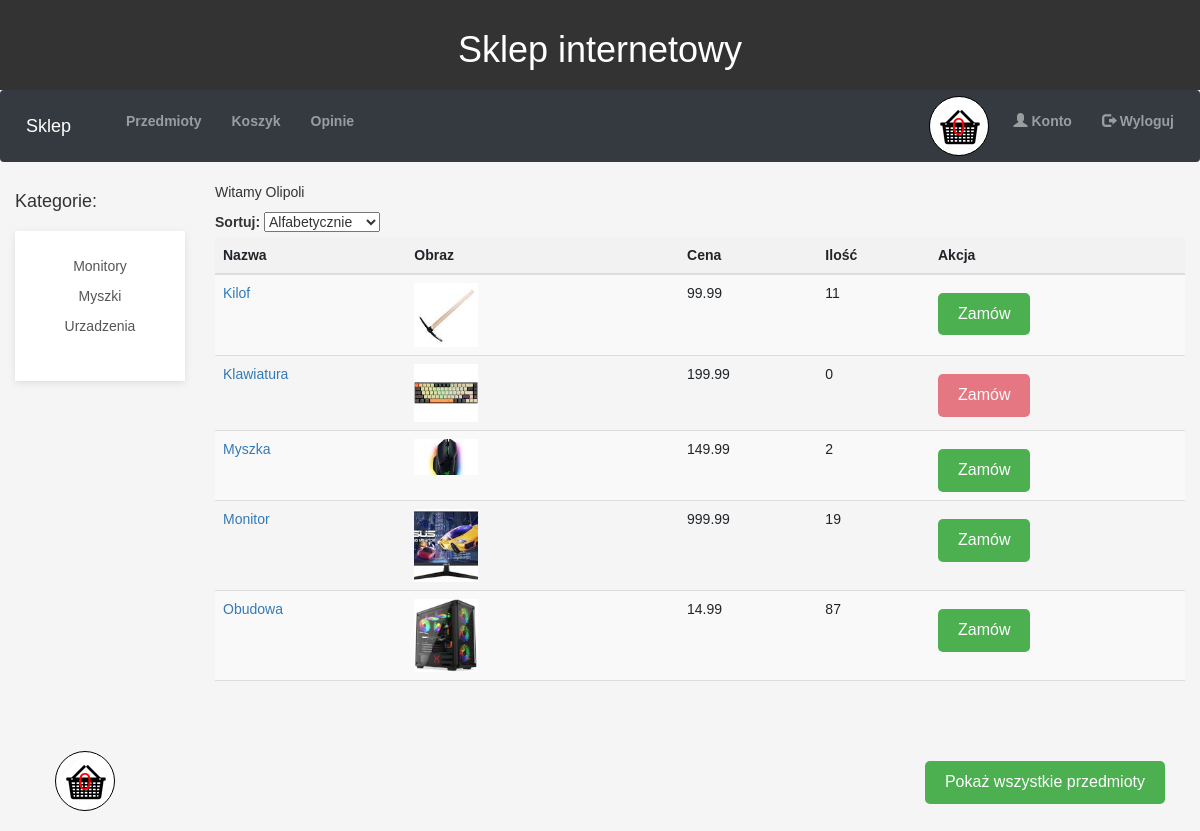
/welcome.php (signed in), run on the app's committed database.
### tables this page shows
CREATE TABLE `kategorie` (
  `id_kategorii` int(11) NOT NULL,
  `nazwa` varchar(50) NOT NULL
);

CREATE TABLE `przedmioty` (
  `id_przedmiotu` int(11) NOT NULL,
  `nazwa` varchar(40) NOT NULL,
  `cena` double NOT NULL,
  `krotki_opis` text NOT NULL,
  `opis` text NOT NULL,
  `ilosc` int(11) NOT NULL,
  `id_kategorii` int(11) NOT NULL,
  `sciezka` varchar(255) NOT NULL
);

### welcome.php (the view, shortened to what this page needs)
<?php
require_once 'db_connect.php';
$suma = 0;
$id_uzytkownika = $_SESSION['id_klienta'];
$tableName = "koszyk" . $id_uzytkownika;
$querySuma = "SELECT SUM(ilosc) AS suma FROM $tableName";
$stmtSuma = mysqli_prepare($conn, $querySuma);
if ($stmtSuma) {
    mysqli_stmt_execute($stmtSuma);
    $resultSuma = mysqli_stmt_get_result($stmtSuma);
    if ($resultSuma) {
        $sumaRow = mysqli_fetch_assoc($resultSuma);
        $suma = $sumaRow['suma'];
    }
}
?>
<!DOCTYPE html>
<html lang="pl">
<head>
    <link href="https://stackpath.bootstrapcdn.com/bootstrap/4.5.2/css/bootstrap.min.css" rel="stylesheet">
    <link rel="stylesheet" href="https://maxcdn.bootstrapcdn.com/bootstrap/3.4.1/css/bootstrap.min.css">
    <link rel="stylesheet" href="welcome.css">
</head>
<body>
    <header>
        <h1>Sklep internetowy</h1>
    </header>
    <nav class="navbar navbar-expand-lg navbar-dark bg-dark">
    <a class="navbar-brand" href="welcome.php">Sklep</a>
    <div class="collapse navbar-collapse" id="navbarNav">
        <ul class="navbar-nav mr-auto">
            <li class="nav-item">
                <a class="nav-link" href="welcome.php">Przedmioty</a>
            </li>
            <li class="nav-item">
                <a class="nav-link" href="PokazKoszyk.php">Koszyk</a>
            </li>
            <li class="nav-item">
                <a class="nav-link" href="opinie.php">Opinie</a>
            </li>
        </ul>
        <ul class="navbar-nav navbar-right">
            <li class="nav-item">
                <div class="cart-icon dropdown" onmouseover="showCartDropdown()" onmouseout="hideCartDropdown()">
                    <span class="cart-quantity"><?php echo $suma ? $suma : 0; ?></span>
                </div>
            </li>
            <li class="nav-item">
                <a class="nav-link" href="konto.php"><span class="glyphicon glyphicon-user"></span> Konto</a>
            </li>
            <li class="nav-item">
                <a class="nav-link" href="logaut.php"><span class="glyphicon glyphicon-log-out"></span> Wyloguj</a>
            </li>
        </ul>
    </div>
</nav>
    <div class="container-fluid">
        <div class="row">
            <div class="col-md-2">
                <h4>Kategorie:</h4>
                <nav id="sidebarMenu" class="sidebar bg-white">
                    <div class="list-group list-group-flush">
                        <?php
                        $queryK = "SELECT * FROM kategorie";
                        $stmtK = mysqli_prepare($conn, $queryK);
                        if ($stmtK) {
                            mysqli_stmt_execute($stmtK);
                            $resultK = mysqli_stmt_get_result($stmtK);
                            while ($rowK = mysqli_fetch_assoc($resultK)) {
                                $IdKategori = $rowK['id_kategorii'];
                                $NazwaKategori = $rowK['nazwa'];
                                $klasa = isset($_GET['category_id']) && $_GET['category_id'] == $IdKategori ? 'active' : '';
                                $link = $klasa ? "welcome.php" : "welcome.php?category_id=$IdKategori";
                                echo "<a href='$link' class='list-group-item list-group-item-action py-2 ripple category-link $klasa'>$NazwaKategori</a>";
                            }
                        } else {
                            echo "<p>Błąd w przygotowaniu zapytania SQL: " . mysqli_error($conn) . "</p>";
                        }
                        ?>
                    </div>
                </nav>
            </div>
            <div class="col-md-10">
                <?php
                if (isset($_SESSION['username'])) {
                    echo "<p>Witamy " . $_SESSION['username'] . "</p>";
                    $username = $_SESSION['username'];
                    $query = "SELECT id FROM uzytkownicy WHERE login = ?";
                    $stmt = mysqli_prepare($conn, $query);
                    if ($stmt) {
                        mysqli_stmt_bind_param($stmt, "s", $username);
                        mysqli_stmt_execute($stmt);
                        $result = mysqli_stmt_get_result($stmt);
                        $selected_option = isset($_POST['opcje']) ? $_POST['opcje'] : '';
                        if ($result && mysqli_num_rows($result) > 0) {
                            $row = mysqli_fetch_assoc($result);
                            $id_uzytkownika = $row['id'];
                            $tableName = "koszyk" . $id_uzytkownika;
                            $querySuma = "SELECT SUM(ilosc) AS suma FROM $tableName";
                            $stmtSuma = mysqli_prepare($conn, $querySuma);
                            if ($stmtSuma) {
                                mysqli_stmt_execute($stmtSuma);
                                $resultSuma = mysqli_stmt_get_result($stmtSuma);
                                if ($resultSuma) {
                                    $sumaRow = mysqli_fetch_assoc($resultSuma);
                                    $suma = $sumaRow['suma'];
                                }
                                ?>
                                <form action="welcome.php<?php echo isset($_GET['category_id']) ? '?category_id=' . $_GET['category_id'] : ''; ?>" method="POST">
                                    <label for="opcje">Sortuj:</label>
                                    <select id="opcje" name="opcje" onchange="this.form.submit()">
                                        <option value="Alfa" <?php if ($selected_option == 'Alfa') echo 'selected'; ?>>Alfabetycznie</option>
                                    </select>
                                </form>
                                <?php
                            }
                            $query = "SELECT * FROM przedmioty";
                            $result2 = mysqli_query($conn, $query);
                            if ($result2 && mysqli_num_rows($result2) > 0) {
                                echo "<table class='table table-striped'>
                                        <thead>
                                            <tr>
                                                <th scope='col'>Nazwa</th>
                                                <th scope='col'>Obraz</th>
                                                <th scope='col'>Cena</th>
                                                <th scope='col'>Ilość</th>
                                                <th scope='col'>Akcja</th>
                                            </tr>
                                        </thead>
                                        <tbody>";
                                        while ($row2 = mysqli_fetch_assoc($result2)) {
                                            $dostepnosc = $row2['ilosc'] > 0 ? true : false;
                                            $klasa_przycisku = $dostepnosc ? 'btn-secondary' : 'btn-danger disabled';
                                            $aktywnosc_przycisku = $dostepnosc ? '' : 'disabled';
                                            echo "<tr>
                                                    <td><a href='szczegoly.php?id_przedmiotu=" . $row2['id_przedmiotu'] . "'>" . $row2['nazwa'] . "</a></td>
                                                    <td><a href='szczegoly.php?id_przedmiotu=" . $row2['id_przedmiotu'] . "'><img src='" . $row2['sciezka'] . "' alt='rysunek' class='img-fluid w-25'></a></td>
                                                    <td>" . $row2['cena'] . "</td>
                                                    <td>" . $row2['ilosc'] . "</td>
                                                    <td>
                                                        <form action='koszyk.php' method='post'>
                                                            <input type='submit' value='Zamów' class='btn $klasa_przycisku' $aktywnosc_przycisku>
                                                            <input type='hidden' name='id_przedmiotu' value='" . $row2['id_przedmiotu'] . "'>
                                                        </form>
                                                    </td>
                                                  </tr>";
                                        }
                                echo "</tbody></table>";
                            } else {
                                echo "<p>Brak przedmiotów w wybranej kategorii.</p>";
                            }
                        } else {
                            echo "<p>Błąd podczas pobierania danych użytkownika.</p>";
                        }
                    } else {
                        header('Location: index.html');
                    }
                } else {
                    header('Location: index.html');
                }
                ?>
            </div>
        </div>
    </div>
    <div class="container mt-5">
        <div class="d-flex justify-content-between">
            <form action='PokazKoszyk.php' method='post'>
                <div class="cart-icon" onclick="this.parentNode.submit();">
                    <span class="cart-quantity"><?php echo $suma ? $suma : 0; ?></span>
                </div>
            </form>
            <form action='welcome.php' method='get'>
                <button type='submit' class='btn btn-secondary'>Pokaż wszystkie przedmioty</button>
            </form>
        </div>
    </div>
</body>
</html>

### welcome.css (style rules this page uses)
body { font-family: Arial, sans-serif; background-color: #f5f5f5; }
.container { max-width: 1200px; margin: 0 auto; padding: 20px; }
header { background-color: #333; color: #fff; padding: 10px 0; text-align: center; }
nav { background-color: #555; padding: 10px 0; text-align: center; border: none; border-radius: 0; box-shadow: none; }
nav ul { list-style: none; padding: 0; display: flex; justify-content: center; }
nav ul li { margin: 0 10px; }
nav ul li a { color: #fff; text-decoration: none; font-weight: bold; padding: 10px 15px; border-radius: 5px; transition: background-color 0.3s ease; }
table { width: 100%; border-collapse: collapse; margin-bottom: 20px; }
th, td { padding: 15px; text-align: left; border-bottom: 1px solid #ddd; }
th { background-color: #f2f2f2; font-weight: bold; }
.btn { background-color: #4CAF50; border: none; color: white; padding: 10px 20px; text-align: center; text-decoration: none; display: inline-block; font-size: 16px; margin-top: 10px; cursor: pointer; border-radius: 5px; }
.btn-danger { background-color: #dc3545; }
.cart-icon { background-image: url('koszyk.jpg'); width: 60px; height: 60px; display: inline-block; text-align: center; line-height: 60px; border: 1px solid #000; font-size: 24px; color: red; cursor: pointer; border-radius: 50%; margin-left: 20px; }
.table img { max-width: 100px; max-height: 100px; width: auto; height: auto; }
.sidebar { margin-top: 20px; padding: 20px; box-shadow: 0 2px 5px 0 rgba(0, 0, 0, 0.05), 0 2px 10px 0 rgba(0, 0, 0, 0.05); width: 100%; z-index: 600; }
table tr { cursor: pointer; }

### data on the page
kategorie: nazwa "Monitory"
kategorie: nazwa "Myszki"
kategorie: nazwa "Urzadzenia"
przedmioty: nazwa "Kilof", sciezka (picture), cena "99.99", ilosc "11"
przedmioty: nazwa "Klawiatura", sciezka (picture), cena "199.99", ilosc "0"
przedmioty: nazwa "Myszka", sciezka (picture), cena "149.99", ilosc "2"
przedmioty: nazwa "Monitor", sciezka (picture), cena "999.99", ilosc "19"
przedmioty: nazwa "Obudowa", sciezka (picture), cena "14.99", ilosc "87"

### other printed values
$_SESSION['username'] "Olipoli"
